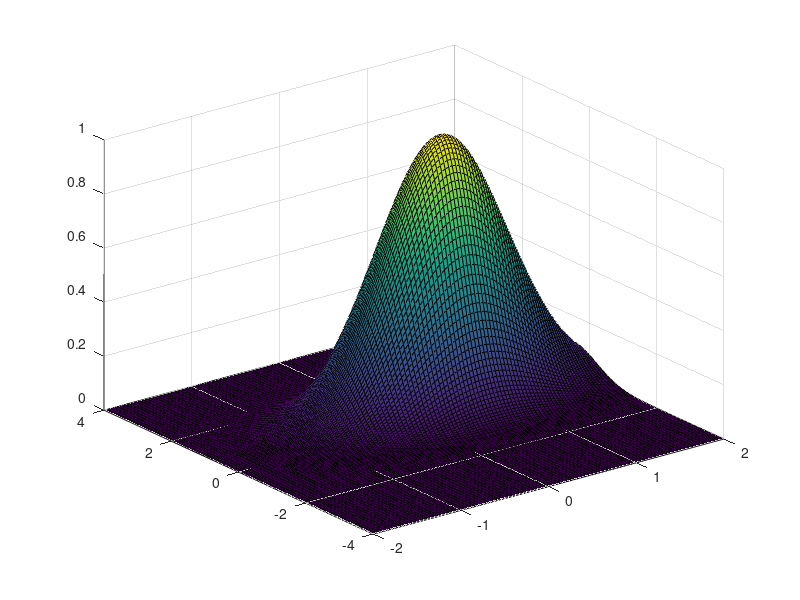

Source code (MATLAB):
##epicycloid exercice

x = @(t,a,b) (a+b)*cos(t)-b*cos((a/b+1)*t);
y = @(t,a,b) (a+b)*sin(t)-b*sin((a/b+1)*t);

t = linspace(0,10*pi,1000);
a = 7; 
b = 3;
##plot(x(t,a,b),y(t,a,b))

## last exercice
g = @(x, y) exp(-((x-1/2).^2+(y-1/2).^2));
rangeForX = linspace(-2,2,100);
rangeForY = linspace(-4,4,200);

[X,Y] = meshgrid(rangeForX, rangeForY);
surf(X,Y,g(X,Y));